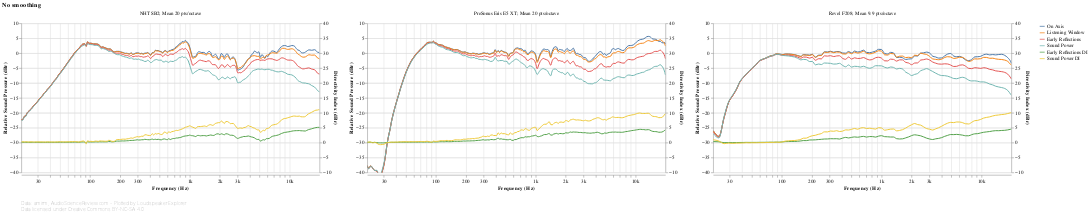

The cell this chart's notebook holds for it:
### Markdown cell above
## Spinorama

The famous CEA/CTA-2034 charts, popularized by Dr. Floyd Toole. These provide a good summary of the measurements from a perceptual perspective. Speakers are presented side-by-side for easy comparison.

Remember:
 - **All the charts are interactive.** Use the mousewheel to zoom, and drag & drop to pan. Click on a legend entry to highlight a single response; hold shift to highlight multiple responses. Double-click to reset the view. (PROTIP: to quickly switch back and forth between speakers, select the speaker dropdown, then use the left-right arrow keys on your keyboard.)
 - **Charts will not be generated if the section they're under is folded while the notebook is running.** To manually load a chart after running the notebook, click on the square to the left of the *Show Code* button. Or simply use *Run all* again after unfolding the section.

### Code cell
#@markdown
# Note that there are few subtleties here because of Altair/Vega quirks:
# - To make the Y axes independent, `.resolve_scale()` has to be used *before
#   and after* `.facet()`. (In Vega terms, there needs to be a Resolve property
#   in *every* view composition specification.)
#   - If the first `.resolve_scale()` is removed from the layer spec, the axes
#     are not made independent.
#   - If the second `.resolve_scale()` is removed from the facet spec, Vega
#     throws a weird `Unrecognized scale name: "child_layer_0_y"` error.
# - To make the two axes zoom and pan at the same time, `.interactive()` has to
#   be used on each encoding, not on the overall view. Otherwise only the left
#   axis will support zoom & pan.
frequency_response_db_chart(
        speakers_fr_ready.pipe(lsx.pd.remap_columns, {
        ('CEA2034', 'On Axis'): 'On Axis',
        ('CEA2034', 'Listening Window'): 'Listening Window',
        ('CEA2034', 'Early Reflections'): 'Early Reflections',
        ('CEA2034', 'Sound Power'): 'Sound Power',
        ('Directivity Index', 'Early Reflections DI'): 'Early Reflections DI',
        ('Directivity Index', 'Sound Power DI'): 'Sound Power DI',
    }),
    lambda chart: lsx.util.pipe(chart,
        lambda chart: chart.resolve_scale(y='independent'),
        speaker_facet, speaker_input,
        lambda chart: chart.resolve_scale(y='independent')),
    lambda chart: (
        lsx.util.pipe(chart
            .transform_filter(alt.FieldOneOfPredicate(field='key', oneOf=[
                'On Axis', 'Listening Window', 'Early Reflections', 'Sound Power']))
            .encode(sound_pressure_yaxis()),
            lambda chart: lsx.alt.interactive_line(chart, key_color())),
        lsx.util.pipe(chart
            .transform_filter(alt.FieldOneOfPredicate(field='key', oneOf=[
                'Early Reflections DI', 'Sound Power DI']))
            .encode(directivity_index_yaxis(scale_domain=(-10, 40))),
            lambda chart: lsx.alt.interactive_line(chart, key_color()))),
    fold={},
    additional_tooltips=[alt.Tooltip('key', type='nominal', title='Response')],
    sidebyside=True)

### Figure 1 — Vega-Lite specification as saved in the notebook (floating-point values rounded to 4 significant figures; data arrays with more than 128 entries replaced by an {"elided": "..."} marker saying what was removed)
{"config": {"view": {"continuousWidth": 400, "continuousHeight": 300, "opacity": 0}}, "vconcat": [{"data": {"name": "data-6610088325bee77ab5e9bd9cac01b8c4"}, "facet": {"type": "nominal", "field": "speaker", "title": null}, "spec": {"layer": [{"layer": [{"mark": {"type": "line", "clip": true, "interpolate": "monotone"}, "encoding": {"color": {"type": "nominal", "field": "key", "legend": {"symbolType": "stroke"}, "sort": null, "title": null}, "opacity": {"condition": {"value": 1, "selection": "selector004"}, "value": 0.2}, "y": {"type": "quantitative", "axis": {"grid": true}, "field": "value", "scale": {"domain": [-40, 10]}, "title": ["Relative Sound Pressure (dBr)"]}}, "selection": {"selector004": {"type": "multi", "encodings": ["color"], "bind": "legend"}, "selector010": {"type": "single", "fields": ["speaker"], "bind": {"input": "select", "options": [null, "NHT SB2; Mean 20 pts/octave", "PreSonus Eris E5 XT; Mean 20 pts/octave", "Revel F208; Mean 9.9 pts/octave"], "labels": ["All", "NHT SB2; Mean 20 pts/octave", "PreSonus Eris E5 XT; Mean 20 pts/octave", "Revel F208; Mean 9.9 pts/octave"], "name": "Speaker: "}}}, "title": {"text": "No smoothing", "anchor": "start"}, "transform": [{"filter": {"field": "key", "oneOf": ["On Axis", "Listening Window", "Early Reflections", "Sound Power"]}}]}, {"mark": {"type": "circle", "clip": true, "size": 100}, "encoding": {"color": {"type": "nominal", "field": "key", "legend": {"symbolType": "stroke"}, "sort": null, "title": null}, "fillOpacity": {"condition": {"value": 0.3, "selection": "selector005"}, "value": 0}, "y": {"type": "quantitative", "axis": {"grid": true}, "field": "value", "scale": {"domain": [-40, 10]}, "title": ["Relative Sound Pressure (dBr)"]}}, "selection": {"selector005": {"type": "single", "on": "mouseover", "clear": "mouseout", "empty": "none", "encodings": ["x", "y"]}, "selector006": {"type": "interval", "bind": "scales", "encodings": ["x", "y"]}}, "title": {"text": "No smoothing", "anchor": "start"}, "transform": [{"filter": {"field": "key", "oneOf": ["On Axis", "Listening Window", "Early Reflections", "Sound Power"]}}]}]}, {"layer": [{"mark": {"type": "line", "clip": true, "interpolate": "monotone"}, "encoding": {"color": {"type": "nominal", "field": "key", "legend": {"symbolType": "stroke"}, "sort": null, "title": null}, "opacity": {"condition": {"value": 1, "selection": "selector007"}, "value": 0.2}, "y": {"type": "quantitative", "axis": {"grid": true}, "field": "value", "scale": {"domain": [-10, 40]}, "title": ["Directivity Index (dBr)"]}}, "selection": {"selector007": {"type": "multi", "encodings": ["color"], "bind": "legend"}}, "title": {"text": "No smoothing", "anchor": "start"}, "transform": [{"filter": {"field": "key", "oneOf": ["Early Reflections DI", "Sound Power DI"]}}]}, {"mark": {"type": "circle", "clip": true, "size": 100}, "encoding": {"color": {"type": "nominal", "field": "key", "legend": {"symbolType": "stroke"}, "sort": null, "title": null}, "fillOpacity": {"condition": {"value": 0.3, "selection": "selector008"}, "value": 0}, "y": {"type": "quantitative", "axis": {"grid": true}, "field": "value", "scale": {"domain": [-10, 40]}, "title": ["Directivity Index (dBr)"]}}, "selection": {"selector008": {"type": "single", "on": "mouseover", "clear": "mouseout", "empty": "none", "encodings": ["x", "y"]}, "selector009": {"type": "interval", "bind": "scales", "encodings": ["x", "y"]}}, "title": {"text": "No smoothing", "anchor": "start"}, "transform": [{"filter": {"field": "key", "oneOf": ["Early Reflections DI", "Sound Power DI"]}}]}]}], "encoding": {"tooltip": [{"type": "nominal", "field": "key", "title": "Response"}, {"type": "quantitative", "field": "frequency", "format": ".03s", "title": "Frequency (Hz)"}, {"type": "quantitative", "field": "value", "format": ".2f", "title": "Value (dB)"}], "x": {"type": "quantitative", "axis": {"format": "s"}, "field": "frequency", "scale": {"base": 10, "nice": false, "type": "log"}, "title": "Frequency (Hz)"}}, "height": 300, "resolve": {"scale": {"y": "independent"}}, "transform": [{"flatten": ["frequency", "On Axis", "Listening Window", "Early Reflections", "Sound Power", "Early Reflections DI", "Sound Power DI"]}, {"fold": ["On Axis", "Listening Window", "Early Reflections", "Sound Power", "Early Reflections DI", "Sound Power DI"]}], "width": 600}, "resolve": {"scale": {"y": "independent"}}, "title": {"text": "No smoothing", "anchor": "start"}, "transform": [{"filter": {"selection": "selector010"}}]}, {"mark": "text", "height": 1, "title": {"text": ["Data: amirm, AudioScienceReview.com - Plotted by Loudspeaker Explorer", "Data licensed under Creative Commons BY-NC-SA 4.0"], "anchor": "start", "color": "gray", "fontSize": 10, "fontWeight": "lighter"}, "width": 600}], "resolve": {"legend": {"color": "independent"}}, "$schema": "https://vega.github.io/schema/vega-lite/v4.8.1.json", "datasets": {"data-6610088325bee77ab5e9bd9cac01b8c4": [{"speaker": "NHT SB2; Mean 20 pts/octave", "frequency": {"elided": "200 float values"}, "On Axis": {"elided": "200 float values"}, "Listening Window": {"elided": "200 float values"}, "Early Reflections": {"elided": "200 float values"}, "Sound Power": {"elided": "200 float values"}, "Early Reflections DI": {"elided": "200 float values"}, "Sound Power DI": {"elided": "200 float values"}}, {"speaker": "PreSonus Eris E5 XT; Mean 20 pts/octave", "frequency": {"elided": "200 float values"}, "On Axis": {"elided": "200 float values"}, "Listening Window": {"elided": "200 float values"}, "Early Reflections": {"elided": "200 float values"}, "Sound Power": {"elided": "200 float values"}, "Early Reflections DI": {"elided": "200 float values"}, "Sound Power DI": {"elided": "200 float values"}}, {"speaker": "Revel F208; Mean 9.9 pts/octave", "frequency": [20.51, 23.44, 26.37, 29.3, 32.23, 35.16, 38.09, 41.02, 43.95, 46.88, 49.8, 55.66, 58.59, 61.52, 67.38, 73.24, 76.17, 82.03, 87.89, 93.75, 102.5, 108.4, 117.2, 126.0, 134.8, 143.6, 155.3, 164.1, 175.8, 190.4, 202.1, 216.8, 234.4, 249.0, 266.6, 287.1, 307.6, 331.1, 354.5, 377.9, 407.2, 436.5, 465.8, 501.0, 536.1, 574.2, 615.2, 659.2, 706.1, 758.8, 811.5, 870.1, 931.6, 999.0, 1072.0, 1148.0, 1230.0, 1318.0, 1415.0, 1515.0, 1623.0, 1740.0, 1866.0, 2001.0, 2145.0, 2297.0, 2461.0, 2640.0, 2827.0, 3032.0, 3249.0, 3483.0, 3732.0, 3999.0, 4286.0, 4594.0, 4925.0, 5279.0, 5657.0, 6062.0, 6498.0, 6964.0, 7465.0, 8001.0, 8575.0, 9190.0, 9850.0, 10560.0, 11310.0, 12130.0, 13000.0, 13930.0, 14930.0, 16000.0, 17150.0, 18380.0, 19700.0, 20000.0], "On Axis": [-25.96, -27.89, -21.6, -16.44, -14.21, -12.06, -9.531, -8.176, -7.032, -6.1, -5.163, -3.708, -2.726, -2.284, -1.769, -1.208, -0.95, -0.701, -0.201, -0.282, -0.447, -0.263, -0.271, -0.348, -0.508, -0.758, -1.054, -0.499, -0.556, -0.642, -0.346, -1.304, -0.663, -0.644, 0.463, 0.411, 0.651, 0.329, 0.576, 0.527, 0.056, 0.007, 0.573, 0.078, 0.729, 0.393, 0.591, 1.013, 0.263, 0.157, 0.383, 0.713, 1.293, 1.237, -0.09, -0.279, 0.273, 0.085, -1.482, -1.361, -1.534, -2.108, -1.961, -1.883, -0.894, -0.961, 0.023, 0.113, 0.359, 0.062, -1.016, -1.271, -1.656, -1.583, -0.915, -0.293, -0.103, -0.965, -1.196, -1.081, -1.519, -2.274, -2.476, -2.151, -1.248, -1.191, -1.038, -0.537, -0.338, -0.575, -0.465, -0.574, -0.45, -0.369, -0.733, -1.495, -2.873, -3.378], "Listening Window": [-26.0, -27.93, -21.59, -16.43, -14.2, -12.06, -9.534, -8.18, -7.04, -6.106, -5.17, -3.716, -2.737, -2.296, -1.783, -1.225, -0.97, -0.72, -0.226, -0.309, -0.488, -0.315, -0.325, -0.408, -0.572, -0.829, -1.144, -0.601, -0.65, -0.773, -0.465, -1.436, -0.806, -0.795, 0.318, 0.249, 0.481, 0.157, 0.391, 0.342, -0.241, -0.296, 0.29, -0.204, 0.362, 0.038, 0.234, 0.638, -0.062, -0.226, -0.056, 0.335, 0.809, 0.663, -0.551, -0.634, -0.114, -0.207, -1.35, -1.007, -0.971, -1.478, -1.374, -1.503, -0.684, -0.781, -0.025, -0.253, -0.452, -1.086, -1.918, -2.073, -2.203, -2.005, -1.455, -1.187, -1.269, -1.768, -1.644, -1.351, -1.402, -2.095, -2.785, -2.505, -1.913, -1.949, -1.846, -1.392, -1.429, -1.708, -1.687, -1.916, -2.056, -2.116, -2.314, -2.746, -3.814, -4.095], "Early Reflections": [-26.35, -28.2, -21.58, -16.46, -14.21, -12.09, -9.589, -8.24, -7.131, -6.182, -5.255, -3.802, -2.839, -2.404, -1.899, -1.361, -1.121, -0.862, -0.408, -0.476, -0.74, -0.659, -0.687, -0.805, -0.984, -1.289, -1.717, -1.295, -1.323, -1.658, -1.366, -2.374, -1.852, -1.911, -0.896, -0.983, -0.834, -1.139, -0.928, -0.857, -1.767, -2.056, -1.286, -1.976, -1.551, -1.778, -1.733, -1.461, -1.918, -2.268, -2.079, -1.528, -1.366, -1.672, -2.557, -2.597, -1.995, -2.091, -2.671, -2.232, -2.252, -3.069, -3.301, -3.869, -3.304, -3.264, -2.322, -2.173, -1.952, -2.303, -2.963, -3.351, -3.633, -3.686, -3.565, -3.626, -3.986, -4.457, -4.413, -4.013, -3.912, -4.392, -5.091, -5.181, -4.866, -4.964, -5.096, -4.873, -5.036, -5.435, -5.598, -5.931, -6.059, -6.2, -6.446, -7.026, -8.302, -8.645], "Sound Power": [-26.97, -28.45, -21.25, -16.27, -13.96, -11.9, -9.401, -8.068, -7.017, -6.041, -5.13, -3.685, -2.72, -2.294, -1.798, -1.284, -1.067, -0.787, -0.387, -0.403, -0.775, -0.843, -0.942, -1.109, -1.295, -1.686, -2.25, -2.087, -2.156, -2.821, -2.766, -3.909, -3.635, -3.824, -3.295, -3.345, -3.413, -3.658, -3.617, -3.394, -4.11, -4.576, -3.943, -4.674, -4.394, -4.457, -4.651, -4.386, -4.795, -5.061, -4.764, -4.206, -4.216, -4.249, -4.723, -4.971, -4.639, -4.779, -5.309, -5.095, -5.319, -6.33, -6.858, -7.504, -7.104, -6.829, -5.899, -5.53, -5.17, -5.589, -6.137, -6.701, -7.209, -7.502, -7.533, -7.713, -8.068, -8.484, -8.567, -8.257, -8.087, -8.415, -9.05, -9.305, -9.274, -9.421, -9.639, -9.634, -9.903, -10.35, -10.64, -11.08, -11.34, -11.54, -11.84, -12.5, -13.83, -14.16], "Early Reflections DI": [0.355, 0.279, -0.008, 0.026, 0.01, 0.031, 0.055, 0.061, 0.091, 0.076, 0.085, 0.086, 0.102, 0.108, 0.116, 0.136, 0.151, 0.142, 0.181, 0.167, 0.252, 0.344, 0.362, 0.398, 0.412, 0.459, 0.573, 0.694, 0.673, 0.886, 0.9, 0.938, 1.046, 1.116, 1.214, 1.233, 1.315, 1.295, 1.319, 1.199, 1.526, 1.761, 1.576, 1.772, 1.913, 1.816, 1.968, 2.099, 1.857, 2.042, 2.024, 1.863, 2.174, 2.334, 2.006, 1.963, 1.881, 1.885, 1.321, 1.225, 1.282, 1.591, 1.927, 2.366, 2.62, 2.483, 2.298, 1.92, 1.5, 1.218, 1.045, 1.278, 1.429, 1.681, 2.111, 2.439, 2.717, 2.689, 2.769, 2.662, 2.509, 2.297, 2.306, 2.676, 2.953, 3.015, 3.25, 3.481, 3.606, 3.728, 3.911, 4.015, 4.003, 4.085, 4.132, 4.28, 4.488, 4.55], "Sound Power DI": [0.973, 0.522, -0.345, -0.167, -0.241, -0.161, -0.133, -0.112, -0.022, -0.064, -0.041, -0.032, -0.017, -0.001, 0.015, 0.059, 0.097, 0.067, 0.161, 0.094, 0.288, 0.528, 0.617, 0.701, 0.722, 0.857, 1.107, 1.486, 1.506, 2.048, 2.301, 2.473, 2.828, 3.029, 3.614, 3.594, 3.894, 3.815, 4.008, 3.736, 3.869, 4.28, 4.233, 4.47, 4.756, 4.494, 4.885, 5.024, 4.734, 4.835, 4.709, 4.54, 5.024, 4.911, 4.172, 4.338, 4.525, 4.572, 3.959, 4.087, 4.348, 4.852, 5.484, 6.002, 6.42, 6.048, 5.875, 5.278, 4.718, 4.503, 4.219, 4.628, 5.005, 5.496, 6.079, 6.527, 6.799, 6.716, 6.923, 6.906, 6.685, 6.32, 6.264, 6.801, 7.361, 7.472, 7.793, 8.242, 8.474, 8.64, 8.953, 9.168, 9.279, 9.422, 9.522, 9.757, 10.02, 10.07]}]}}
